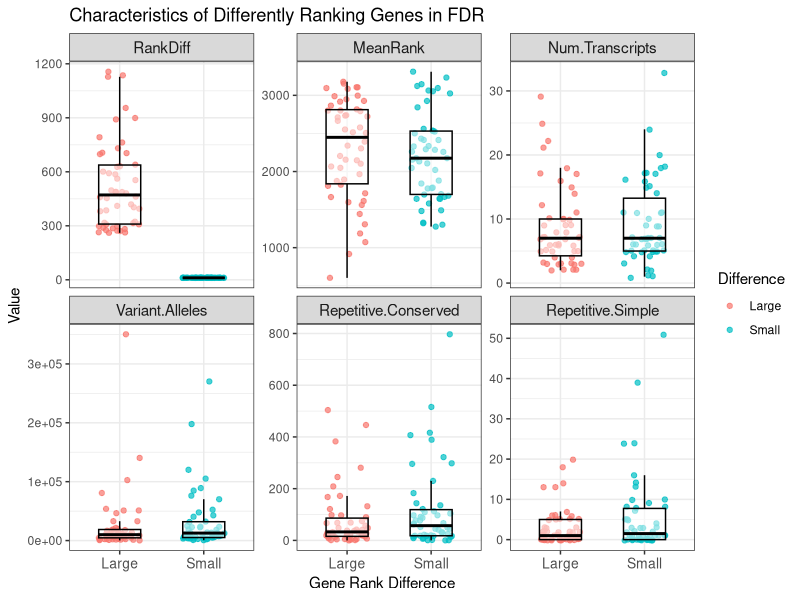
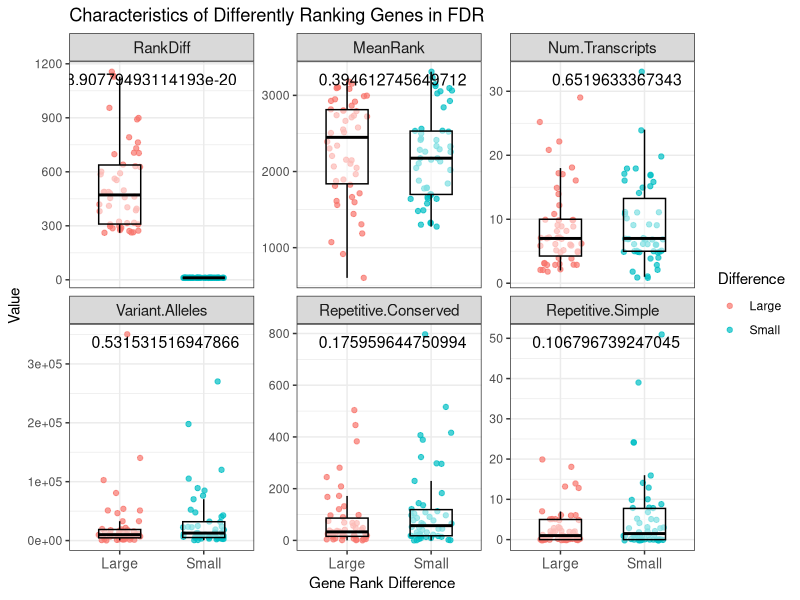

Write the R code that produced these figures, in order.
## ---- chunk 1
knitr::opts_chunk$set(
    warning=FALSE,
    message=FALSE
    )
## ---- chunk 2
library(data.table)
library(tidyverse)
library(rmarkdown)
library(ggplot2)
## ---- chunk 3

# Import data
rankdiff <- fread("tpmVScount_FDR_RankDiff.csv")[, -1]


# Explore the data structure
dim(rankdiff)
head(rankdiff)

# Assign ranking category:
# e.g. log2FoldChange, FDR, etc
Ranking.Category <- "FDR"

# Subset top/bottom 50 rankdiff genes and add a column assigning difference size
(large.rankdiff <- head(rankdiff, 50)[, Difference := "Large"])
(small.rankdiff <- tail(rankdiff, 50)[, Difference := "Small"])

# Combine the two data frames
total.rankdiff <- rbind(large.rankdiff, small.rankdiff) 

# Explore the data frame
dim(total.rankdiff)
head(total.rankdiff)

# Convert ranking difference to absolute values
total.rankdiff <- mutate(total.rankdiff, RankDiff=abs(RankDiff))

# Rename columns 
(col.original <- colnames(total.rankdiff))
(col.new <- c(col.original[1:11], 
             "Num.Transcripts",
             "Variant.Alleles",
             "Repetitive.Conserved",
             "Repetitive.Simple", 
             col.original[length(col.original)]))

names(total.rankdiff) <- col.new

# Check out the data frame after renaming
head(total.rankdiff)

# Clean the data frame for effective plotting 
cleaned.rankdiff <- gather(total.rankdiff, 
                           Variable, 
                           Number, 
                           RankDiff, 
                           MeanRank, 
                           Num.Transcripts,
                           Variant.Alleles,
                           Repetitive.Conserved,
                           Repetitive.Simple)

Var <- unique(cleaned.rankdiff$Variable)
cleaned.rankdiff$Variable <- factor(cleaned.rankdiff$Variable, levels=Var) 

# Check out the cleaned data frame
head(cleaned.rankdiff)
## ---- chunk 4

ggplot(cleaned.rankdiff, 
       aes(x=Difference, 
           y=abs(Number),
           color=Difference)) + 
geom_jitter(width=0.25, alpha=0.7) + 
    geom_boxplot(alpha=0.5, outlier.shape=NA, color="black", width=0.5) + 
    facet_wrap(~ Variable, scales="free_y") +
    theme_bw() + 
    theme(strip.text.x=element_text(size=11),
          axis.text.x=element_text(size=10)) + 
    ggtitle(paste("Characteristics of Differently Ranking Genes in", 
                  Ranking.Category)) +
    xlab("Gene Rank Difference") + 
    ylab("Value")
## ---- chunk 5

# Set a function to perform t-test 
ttest.fn <- function(response.variable) {

    t.test(response.variable ~ Difference, data=total.rankdiff)$p.value

}

# Set a function storing p-values by variable
vec.fn <- function(pv) {c(pv, rep("", 99))}

# Create a vector storing p-values
pval.vec <- c(vec.fn(ttest.fn(total.rankdiff$RankDiff)), 
              vec.fn(ttest.fn(total.rankdiff$MeanRank)),
              vec.fn(ttest.fn(total.rankdiff$Num.Transcripts)),
              vec.fn(ttest.fn(total.rankdiff$Variant.Alleles)),
              vec.fn(ttest.fn(total.rankdiff$Repetitive.Conserved)),
              vec.fn(ttest.fn(total.rankdiff$Repetitive.Simple)))

# Add a column having calculated p-values 
cl.rankdiff <- cbind(cleaned.rankdiff,
                     P.Val=pval.vec)


# Print the modified data frame
head(cl.rankdiff)

## ---- chunk 6

ggplot(cl.rankdiff, 
       aes(x=Difference, 
           y=abs(Number),
           color=Difference)) + 
geom_jitter(width=0.25, alpha=0.7) + 
    geom_boxplot(alpha=0.5, outlier.shape=NA, color="black", width=0.5) + 
    facet_wrap(~ Variable, scales="free_y") +
    theme_bw() + 
    theme(strip.text.x=element_text(size=11),
          axis.text.x=element_text(size=10)) + 
    ggtitle(paste("Characteristics of Differently Ranking Genes in", 
                  Ranking.Category)) +
    xlab("Gene Rank Difference") + 
    ylab("Value") + 

    # Add p-values
    geom_text(data=cl.rankdiff, 
              mapping=aes(x=Inf, y=Inf, label=P.Val), 
              vjust=2, hjust=1.1, color="black", size=4) 

## ---- chunk 7

sessionInfo()
